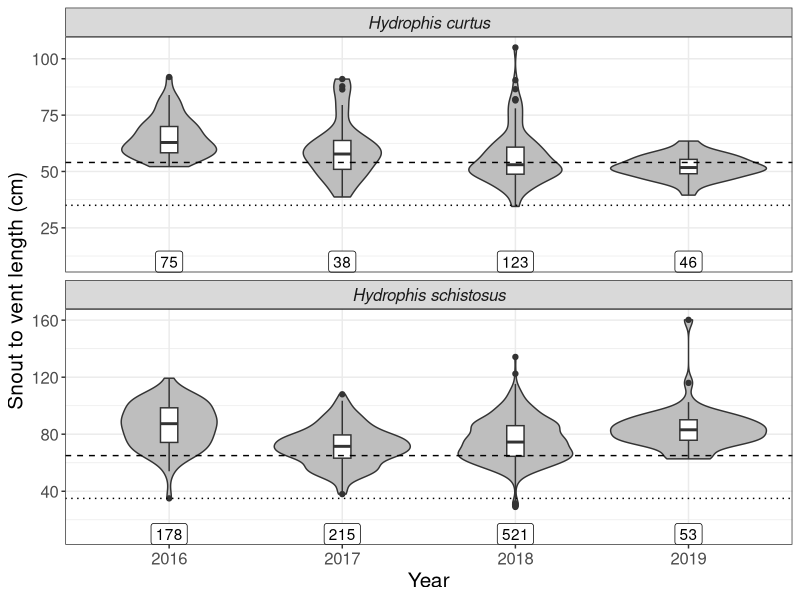
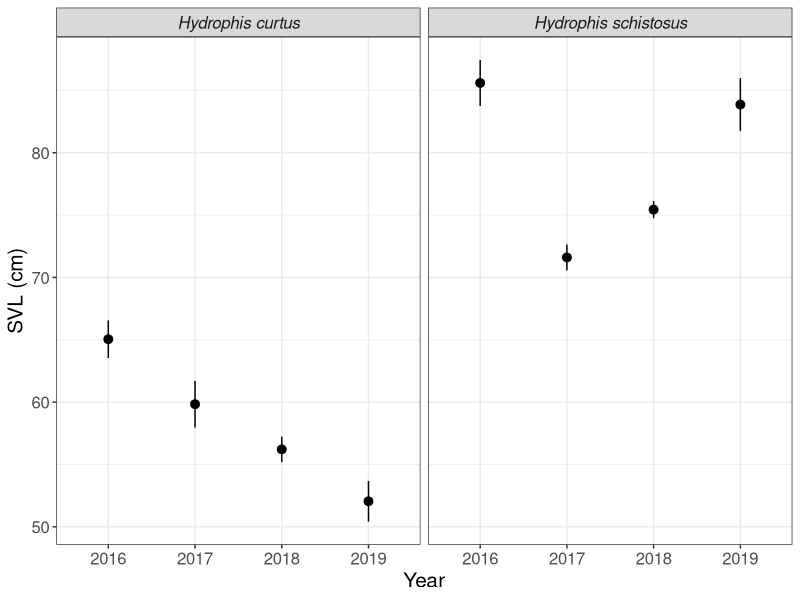
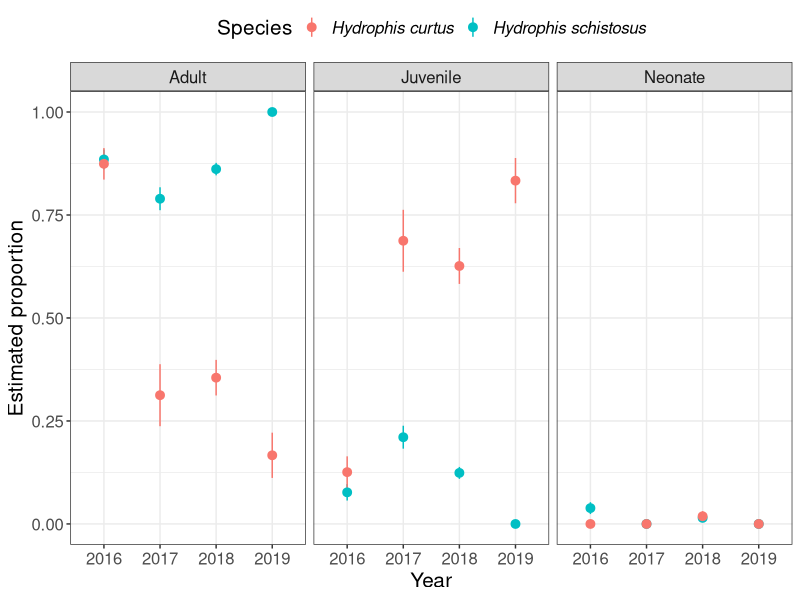
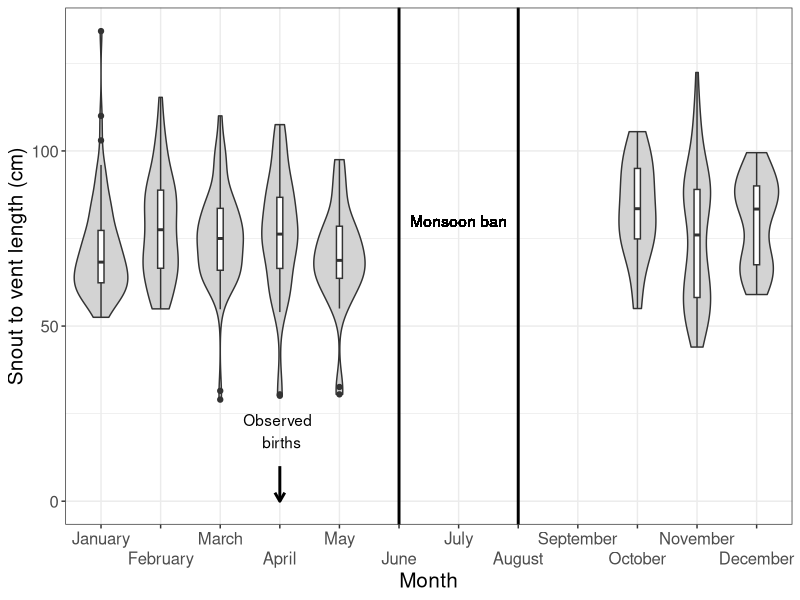
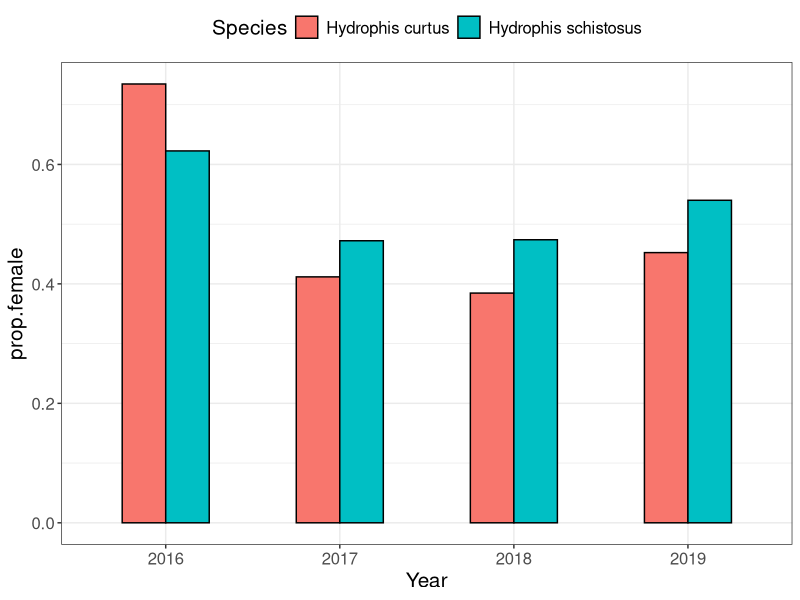
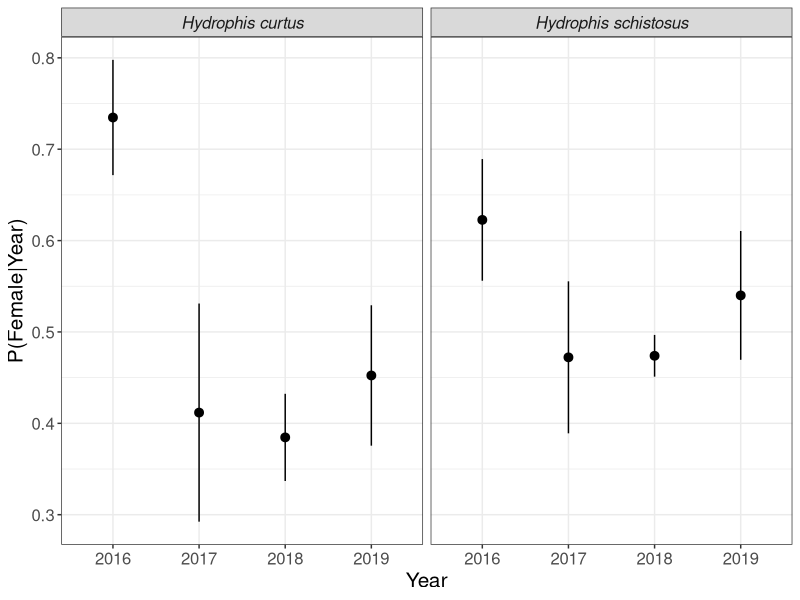
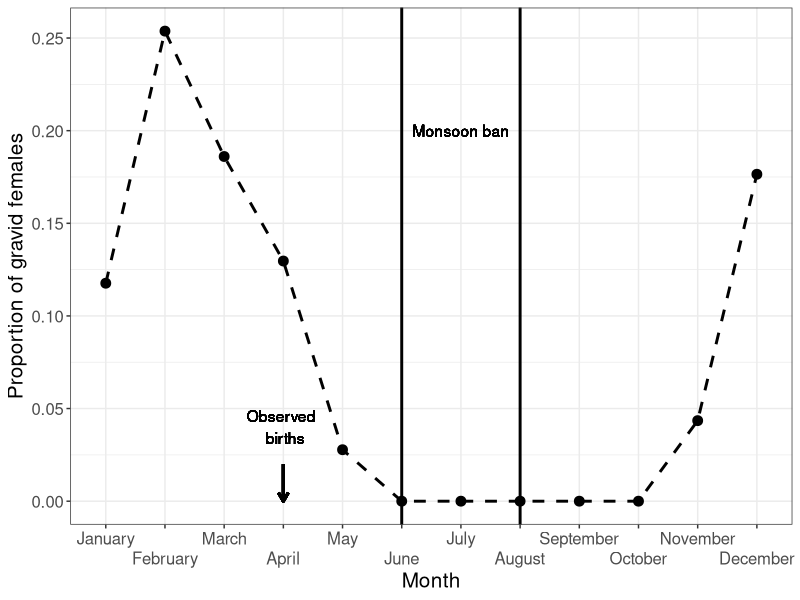
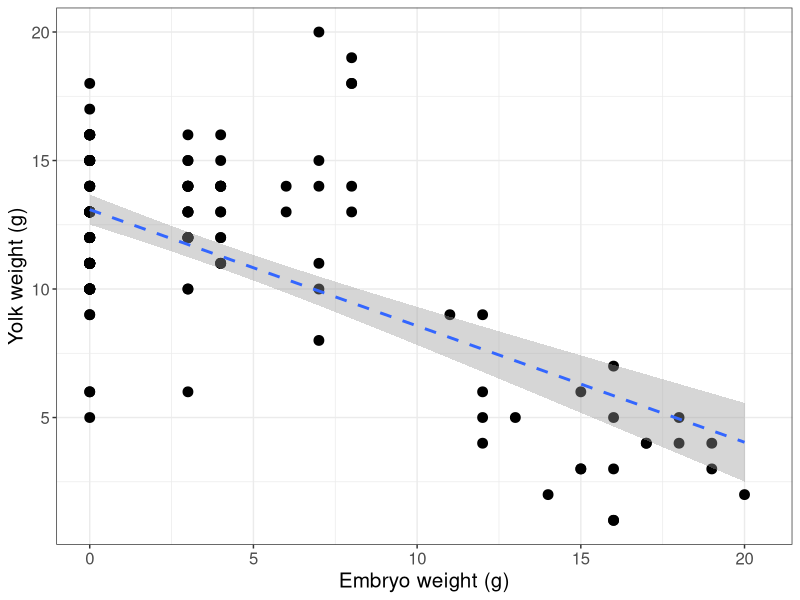

Generate these figures, in order, with R:
## ---- chunk 1
#Global options

options(max.print="75")
knitr::opts_chunk$set(error = T, warning = F, message = F, tidy = T, cache = T,
                      dpi = 300, fig.align = "center", fig.height = 4.5, fig.width = 8)

require(ggplot2)

theme_set(theme_bw()+
            theme(legend.position = "top",
                  text = element_text(size = 15)
                  )
          )#setting ggplot theme

## ---- chunk 2
#Required libraries

require(tidyverse)
require(lubridate)
require(viridis)

# Importing data

snakes = read.csv("./Data/Sea-snakes_fish-dep_mastersheet_250420.csv")
embryos = read.csv("./Data/Sea snake_embryo data_mastersheet.csv")

snakes <- snakes%>%
  mutate(Year = as.factor(Year))%>%
  filter(Species == "Hydrophis curtus" | Species == "Hydrophis schistosus")%>%
  droplevels()

HS <- snakes%>%
  filter(Species == "Hydrophis schistosus")%>% # filtering out other snakes from bycatch data
  mutate(Year = as.factor(Year))

# function to calculate mcfadden's r2

mcfadden <- function(x){
  
  r2 <- 1 - (x$deviance/x$null.deviance)
  
}

# sampling years
years <- data.frame(Year = factor(c(2016:2019)))
## ---- chunk 3
snakes%>%
  group_by(Species)%>%
  count(name = "N")
## ---- chunk 4
n.yr <- snakes%>%
  group_by(Species, Year)%>%
  count(name = "N")

n.yr%>%
  spread(Year, N)
## ---- chunk 5
snakes%>%
  filter(Gear.Type != "")%>%
  select(Date, Gear.Type, No..of.Hauls, Average.Haul.Duration..Hours., Tow.duration.hours)%>%
  distinct()%>%
  # Calculating tow duration
  mutate(Tow.duration.hours = case_when(!is.na(Tow.duration.hours) ~ Tow.duration.hours,
                                        is.na(Tow.duration.hours) ~ No..of.Hauls*Average.Haul.Duration..Hours.))%>%
  group_by(Gear.Type)%>%
  summarise(n = n(), # counting number of trips sampled
            haul.hours = sum(Tow.duration.hours, na.rm = T)) # total fishing effort
  
## ---- chunk 6
# calculating the mean SVL across years

age.yr <- snakes%>%
  group_by(Species, Year)%>%
  summarise(N = n(),
            mean = mean(Snout.to.Vent..cm., na.rm = T))

# SVL cut off for age classes

maturtity <- snakes%>%
  group_by(Species)%>%
  count()%>%
  mutate(juv = 35,
         adult = ifelse(Species == "Hydrophis curtus", 54, 65))
  
## ---- chunk 7
# plotting distribution of SVL across years

snakes%>%
  filter(Snout.to.Vent..cm. > 20)%>%
  ggplot(aes(Year, Snout.to.Vent..cm.))+
  geom_violin(fill = "grey")+
  geom_boxplot(width = 0.1)+
  geom_hline(data = maturtity, aes(yintercept = adult), linetype = "dashed")+
  geom_hline(data = maturtity, aes(yintercept = juv), linetype = "dotted")+
  #stat_summary(fun.data = "mean_sdl", geom = "pointrange", size = 1)+
  geom_label(data = age.yr, aes(Year, 10, label = N))+
  facet_wrap(~Species, ncol = 1, scales = "free_y")+
  labs(y = "Snout to vent length (cm)")+
  theme(strip.text = element_text(face = "italic"))

ggsave(last_plot(), filename = "./Figures/figure1.tiff", height = 6, width = 8)
  
## ---- chunk 8

library(car)

snakes%>%
  group_by(Species)%>%
  select(Year, Snout.to.Vent..cm.)%>%
  nest()%>%
  mutate(mod = map(data, ~lm(Snout.to.Vent..cm. ~ Year, data = .)),
          sumr = map(mod, broom::tidy))%>%
  select(sumr)%>%
  unnest()
## ---- chunk 9
snakes%>%
  group_by(Species)%>%
  select(Year, Snout.to.Vent..cm.)%>%
  nest()%>%
  mutate(mod = map(data, ~lm(Snout.to.Vent..cm. ~ Year, data = .)),
          stat = map(mod, car::Anova))%>%
  select(stat)%>%
  unnest()
## ---- chunk 10

snakes%>%
  group_by(Species)%>%
  select(Year, Snout.to.Vent..cm.)%>%
  nest()%>%
  mutate(mod = map(data, ~lm(Snout.to.Vent..cm. ~ Year, data = .)),
         fit = map(mod, ~predict(., years, se.fit = T)),
         fit = map(fit, ~as.data.frame(.)))%>%
  select(fit)%>%
  unnest()%>%
  mutate(Year = factor(c(2016:2019)))%>%
  ggplot(aes(Year, fit))+
  geom_pointrange(aes(ymin = fit - se.fit, ymax = fit + se.fit))+
  labs(y = "SVL (cm)")+
  facet_wrap(~Species)+
  theme(strip.text = element_text(face = "italic"))
## ---- chunk 11
pop.yr <- snakes%>%
  filter(!is.na(Class))%>% # fix 2016 svl
  group_by(Species, Year)%>%
  # Counting number of individuals in each developmental class
  count(Class)%>%
  complete(Class, fill = list(n = 0))%>%
  # Total number sampled in each year
  mutate(N = sum(n))%>%
  group_by(Year, Species, Class)%>%
  # Proportion of each developmental class
  mutate(prop.age = n/N)

# Summary stats

pop.yr%>%
  group_by(Species, Class)%>%
  skimr::skim(prop.age)%>%
  skimr::yank("numeric")%>%
  select(c(Species, Class, mean, sd))
## ---- chunk 12
require(nnet)
require(broom)

dev.yr <- snakes%>%
  select(Species, Year, Class)%>%
  filter(!is.na(Class))%>% # removing empty class 
  group_by(Species)%>%
  nest()%>%
  mutate(mod = map(data, ~multinom(Class ~ Year, data = .)),
         null = map(data, ~multinom(Class ~ 1, data = .)),
         smry = map(mod, ~broom::tidy(., exonentiate = T)),
         # Calculating mc fadden's r2
         r2 = map2_dbl(mod, null, ~ 1 - .x$value/.y$value))
## ---- chunk 13
dev.yr%>%
  select(smry, r2)%>%
  unnest()
## ---- chunk 14
dev.yr%>%
  mutate(fit = map(mod, ~data.frame(predict(., years, "probs"))))%>%
  select(fit)%>%
  unnest()%>%
  mutate(Year = factor(c(2016:2019)))%>% # adding years variable
  left_join(n.yr, by = c("Species", "Year"))%>% # getting sample size in each year
  gather(c(Adult, Juvenile, Neonate), key = "Class", value = "p.hat")%>%
  mutate(se = sqrt(p.hat*(1-p.hat)/N))%>% # caluclating standard error
  # Plotting
  ggplot(aes(Year, p.hat, color = Species))+
  geom_pointrange(aes(ymin = p.hat-se, ymax = p.hat+se))+
  labs(y = "Estimated proportion")+
  facet_wrap(~Class)+
  theme(legend.text = element_text(face = "italic"))
## ---- chunk 15
month.svl <- HS%>%
  filter(Year == "2018", # data not sufficient for other years
         Snout.to.Vent..cm. > 20)%>% # removing erroneous data
  mutate(Month = factor(Month, levels = month.name))%>%
  complete(Month)%>%
  group_by(Month)%>%
  # Calculating mean SVL in each month
  summarise(mean.SVL = mean(Snout.to.Vent..cm., na.rm = T))

# Month of observed births

births <- data.frame(Species = "Hydrophis schistosus", Month = "April")
## ---- chunk 16
# plotting distribution of SVL across months

HS%>%
  filter(Year == "2018", # data not sufficient for other years
         Snout.to.Vent..cm. > 20)%>% # removing erroneous data
  mutate(Month = factor(Month, levels = month.name))%>%
  complete(nesting(Species), Month)%>%
  droplevels()%>%
  ggplot(aes(Month, Snout.to.Vent..cm.))+
  geom_violin(fill = "light grey")+
  #geom_point(data = month.svl, aes(x = Month, y = mean.SVL), size = 3)+
  geom_boxplot(width = 0.1)+
  geom_segment(data = births, aes(x = Month, xend = Month, y = 0 , yend = 10), #marking births
               arrow = arrow(length = unit(0.25, "cm"), ends = "first"), size = 1)+
  geom_text(data = births, aes(x = Month, y = 20, label = paste("Observed \n births")))+
  geom_vline(aes(xintercept = "June"), size = 1)+#start of the monsoon ban
  geom_vline(aes(xintercept = "August"), size = 1)+#end of the monsoon ban
  geom_text(aes(x = "July", y = 80, label = "Monsoon ban"))+
  scale_x_discrete(guide = guide_axis(n.dodge = 2))+
  labs(y = "Snout to vent length (cm)")

## ---- chunk 17
snakes%>%
  filter(Year == "2018", # data not sufficient for other years
         Snout.to.Vent..cm. > 20)%>% # removing erroneous data
  mutate(Month = factor(Month, levels = month.name))%>%
  group_by(Species, Month)%>%
  summarise(prop.neonate = sum(Snout.to.Vent..cm. < 40)/n())%>%
  spread(Month, prop.neonate)
## ---- chunk 18
snakes%>%
  group_by(Species)%>%
  filter(Sex == "Male" | Sex == "Female")%>%
  summarise(females = sum(Sex == "Female"),
            N = n(),
            P = females/N)
## ---- chunk 19
# is proportion of females different from 0.5?

snakes%>%
  filter(Sex == "Male" | Sex == "Female")%>%
  group_by(Species)%>%
  summarise(females = sum(Sex == "Female"),
            N = n())%>%
  group_by(Species)%>%
  nest()%>%
  mutate(test = map(data, ~prop.test(.$females, .$N, p = 0.5)), # Z - test for proportion
         sumr = map(test, broom::tidy))%>%
  select(sumr)%>%
  unnest()%>%
  select(-c(method, alternative))
## ---- chunk 20
snakes%>%
  filter(Sex == "Male" | Sex == "Female")%>%
  group_by( Species, Year)%>%
  summarise(N = n(),
            females = sum(Sex == "Female"),
            prop.female = females/N)%>%
  ggplot(aes(Year, prop.female, fill = Species))+
  geom_col(width = 0.5, col = "black", position = position_dodge())

## ---- chunk 21
snakes%>%
  select(Species, Year, Sex)%>%
  filter(Sex == "Male" | Sex == "Female")%>% # removing empty sex
  mutate(Sex = factor(Sex, levels = c("Male", "Female")))%>%
  group_by(Species)%>%
  nest()%>%
  mutate(mod = map(data, ~glm(Sex ~ Year, family = binomial, data = .)),
         sumry = map(mod, ~tidy(., exponentiate = T)))%>%
  select(sumry)%>%
  unnest(sumry)
## ---- chunk 22
snakes%>%
  select(Species, Year, Sex)%>%
  filter(Sex == "Male" | Sex == "Female")%>% # removing empty sex
  mutate(Sex = factor(Sex, levels = c("Male", "Female")))%>%
  group_by(Species)%>%
  nest()%>%
  mutate(mod = map(data, ~glm(Sex ~ Year, family = "binomial", data = .)),
         fit = map(mod, ~predict(., years, se.fit = T, type = "response")),
         fit = map(fit, ~data.frame(.)))%>%
  select(fit)%>%
  unnest(fit)%>%
  mutate(Year = factor(c(2016:2019)))%>%
  ggplot(aes(Year, fit))+
  geom_pointrange(aes(ymin = fit - se.fit, ymax = fit + se.fit))+
  labs(y = "P(Female|Year)")+
  facet_wrap(~Species)+
  theme(strip.text = element_text(face = "italic"))
## ---- chunk 23
snakes%>%
  group_by(Species)%>%
  count(Condition.at.encounter..D.A.)%>%
  # Calculating mortality rate
  mutate(N = sum(n),
         prop.dead = n/N)%>%
  filter(Condition.at.encounter..D.A. == "Dead")%>%
  select(-Condition.at.encounter..D.A.)
## ---- chunk 24
snakes%>%
  group_by(Species)%>%
  count(Condition.at.encounter..D.A.)%>%
  # Calculating mortality rate
  mutate(N = sum(n),
         prop.dead = n/N)%>%
  filter(Condition.at.encounter..D.A. == "Dead")%>%
  select(-Condition.at.encounter..D.A.)%>%
  ungroup()%>%
  nest()%>%
  mutate(test = map(data, ~prop.test(.$n, .$N)), # Z - test for propotion
         sumr = map(test, broom::tidy))%>%
  select(sumr)%>%
  unnest()%>%
  select(estimate1:p.value)%>%
  rename(`H. schistosus` = estimate2,
         `H. curtus` = estimate1)
## ---- chunk 25
snakes%>%
  filter(!is.na(Class))%>%
  group_by(Species, Class)%>%
  count(Condition.at.encounter..D.A.)%>%
  #calculating mortality rate
  mutate(N = sum(n),
         prop.dead = n/N)%>%
  filter(Condition.at.encounter..D.A. == "Dead")%>%
  select(-Condition.at.encounter..D.A.)
## ---- chunk 26
snakes%>%
  filter(!is.na(Class))%>%
  group_by(Species, Class)%>%
  count(Condition.at.encounter..D.A.)%>%
  # Caluclating mortality rate
  mutate(N = sum(n),
         prop.dead = n/N)%>%
  filter(Condition.at.encounter..D.A. == "Dead")%>%
  select(-Condition.at.encounter..D.A.)%>%
  group_by(Species)%>%
  nest()%>%
  mutate(test = map(data, ~prop.test(.$n, .$N)), # Z - test for proportion
         sumr = map(test, broom::tidy))%>%
  select(sumr)%>%
  unnest()%>%
  select(estimate1:p.value)

## ---- chunk 27
snakes%>%
  filter(Sex != "")%>%
  group_by(Species, Sex)%>%
  count(Condition.at.encounter..D.A.)%>%
  # Calculating mortality rate
  mutate(N = sum(n),
         prop.dead = n/N)%>%
  filter(Condition.at.encounter..D.A. == "Dead")%>%
  select(-Condition.at.encounter..D.A.)
## ---- chunk 28
snakes%>%
  filter(Sex != "")%>%
  group_by(Species, Sex)%>%
  count(Condition.at.encounter..D.A.)%>%
  mutate(N = sum(n),
         prop.dead = n/N)%>%
  filter(Condition.at.encounter..D.A. == "Dead")%>%
  select(-Condition.at.encounter..D.A.)%>%
  group_by(Species)%>%
  nest()%>%
  mutate(test = map(data, ~prop.test(.$n, .$N)),
         sumr = map(test, broom::tidy))%>%
  select(sumr)%>%
  unnest()%>%
  select(estimate1:p.value)
## ---- chunk 29
HS%>%
  filter(Sex == "Female",
         Class == "Adult")%>%
  group_by(Gravid)%>%
  count(Condition.at.encounter..D.A.)%>%
  # Calculating mortality rate
  mutate(N = sum(n),
         prop.dead = n/N)%>%
  filter(Condition.at.encounter..D.A. == "Dead")%>%
  select(-Condition.at.encounter..D.A.)
## ---- chunk 30
HS%>%
  filter(Sex == "Female",
         Class == "Adult")%>%
  group_by(Gravid)%>%
  count(Condition.at.encounter..D.A.)%>%
  mutate(N = sum(n),
         prop.dead = n/N)%>%
  filter(Condition.at.encounter..D.A. == "Dead")%>%
  select(-Condition.at.encounter..D.A.)%>%
  ungroup()%>%
  nest()%>%
  mutate(test = map(data, ~prop.test(.$n, .$N)),
         sumr = map(test, broom::tidy))%>%
  select(sumr)%>%
  unnest()%>%
  select(estimate1:p.value)
## ---- chunk 31
# percentage of gravid females in sample

HS%>%
  count(Gravid)%>%
  mutate(N = sum(n))%>%
  mutate(prop.gravid = n/N)%>%
  filter(Gravid == "Yes")%>%
  select(-c(Gravid))
## ---- chunk 32
# checking the number of gravid females per year

HS%>%
  group_by(Year)%>%
  filter(Gravid == "Yes")%>%
  count(Gravid)%>%
  spread(Gravid, n)%>%
  rename(`n(Gravid Females)` = Yes)
## ---- chunk 33
# calculating the proportion of gravid females per month

gravid <- HS%>%
  mutate(Month = factor(Month, levels = month.name))%>%
  filter(Year == "2018" | Year == "2019")%>% # only for 2018/19
  group_by(Month)%>%
  summarise(N = n(),
            gravid = sum(Gravid == "Yes"),
            prop.gravid = gravid/N)

gravid
## ---- chunk 34
# plotting prop gravid per month

gravid%>%
  mutate(Month = factor(Month, levels = month.name))%>%
  complete(Month, fill = list(prop.gravid = 0))%>%
  ggplot(aes(Month, prop.gravid))+
  geom_point(size = 3)+
  geom_path(aes(group = 1), size = 1, linetype = "dashed")+
  geom_segment(aes(x = "April", xend = "April", y = 0 , yend = 0.02), #marking births
               arrow = arrow(length = unit(0.25, "cm"), ends = "first"), size = 1)+
  geom_text(aes(x = "April", y = 0.04, label = paste("Observed \n births")))+
  geom_vline(aes(xintercept = "June"), size = 1)+#start of the monsoon ban
  geom_vline(aes(xintercept = "August"), size = 1)+#end of the monsoon ban
  geom_text(aes(x = "July", y = 0.20, label = "Monsoon ban"))+
  scale_x_discrete(guide = guide_axis(n.dodge = 2))+
  labs(y = "Proportion of gravid females")

## ---- chunk 35
embryos%>%
  summarise(n.mothers = length(unique(Field.Code)),
            n.embryos = length(unique(Embryo.Code)))
## ---- chunk 36
embryos%>%
  select(Egg.Length..mm.., Egg.Width..mm.., Egg.Weigth..g.., Snout.to.Vent..cm., Embryo.Weight..g.)%>%
  skimr::skim()%>%
  skimr::yank("numeric")%>%
  select(c(skim_variable, mean, sd))
## ---- chunk 37
embryos%>%
  group_by(Field.Code)%>%
  filter(Sex != "")%>%
  summarise(prop.female = sum(Sex == "Female")/n())%>%
  skimr::skim(prop.female)%>%
  skimr::yank("numeric")%>%
  select(c(skim_variable, mean, sd))
## ---- chunk 38
embryos%>%
  filter(Sex != "")%>%
  summarise(females = sum(Sex == "Female"),
            N = n())
## ---- chunk 39
broom::tidy(prop.test(86, 166, p = 0.5))%>% # Z - test
  select(estimate:conf.high)
## ---- chunk 40
embryos%>%
  count(Embryo)%>%
  mutate(N = sum(n), rate = n*100/N)%>%
  select(-N)
## ---- chunk 41
embryos%>%
  ggplot(aes(Embryo.Weight..g., Yolk.Weight..g.))+
  geom_point(size = 3)+
  geom_smooth(method = "lm", linetype = "dashed", size = 1)+
  labs(x = "Embryo weight (g)", y = "Yolk weight (g)")
## ---- chunk 42
embryos%>%
  select(Yolk.Weight..g., Embryo.Weight..g.)%>%
  nest()%>%
  # Yolk weight is normally distributed
  mutate(mod = map(data, ~lm(Yolk.Weight..g. ~ Embryo.Weight..g., data = .)),
         sumr = map(mod, broom::tidy),
         stat = map(mod, broom::glance))%>%
  select(sumr, stat)%>%
  unnest()%>%
  select(term:r.squared)
## ---- chunk 43
embryos%>%
  ggplot(aes(Embryo.Weight..g., Egg.Weigth..g..))+
  geom_point(aes(col = Yolk.Weight..g.), size = 3)+
  geom_smooth(method = "lm", linetype = "dashed", size = 1)+
  scale_color_viridis(name = "Yolk Weight (g)")+
  labs(x = "Embryo Weight (g)", y = "Total Egg Weight (g)")

## ---- chunk 44
embryos%>%
  select(Egg.Weigth..g.., Embryo.Weight..g.)%>%
  nest()%>%
  # Total egg mass is normally distributed
  mutate(mod = map(data, ~lm(Egg.Weigth..g.. ~ Embryo.Weight..g., data = .)),
         sumr = map(mod, broom::tidy),
         stat = map(mod, broom::glance))%>%
  select(sumr, stat)%>%
  unnest()%>%
  select(term:r.squared)
## ---- chunk 45
# Cleaning reproductive effort data

re <- embryos%>%
  left_join(snakes, by = c("Date", "Field.Code", "Species"))%>%
  select(Date, Field.Code, Embryo.Code, Species, Egg.Length..mm..:Tail.Length..cm..x,
         Egg.Weigth..g..:Sex.x, Snout.to.Vent..cm..y:Tail.Length..cm..y, Weight..g.,
         -Body.Length..cm..x, - Body.Length..cm..y)%>%
  filter(Species == "Hydrophis schistosus")%>%
  rename(Embryo.SVL = Snout.to.Vent..cm..x,
         Embryo.TL = Tail.Length..cm..x,
         Embryo.Sex = Sex.x,
         Female.SVL = Snout.to.Vent..cm..y,
         Female.TL = Tail.Length..cm..y,
         Mother.Wt = Weight..g.
         )%>%
  # Removing erroneous data point
  filter(Female.SVL > 50)
## ---- chunk 46
re_clutch <- re%>%
  select(Field.Code, Egg.Weigth..g.., Mother.Wt, Female.SVL)%>%
  group_by(Field.Code)%>%
  summarise(clutch.size = n(),
            Clutch.wt = sum(Egg.Weigth..g..),
            Mother.wt = last(Mother.Wt),
            Female.SVL = last(Female.SVL))%>%
  mutate(rcm = Clutch.wt/(Mother.wt - Clutch.wt))

re_clutch%>%
  ggplot(aes(Female.SVL, clutch.size))+
  geom_point(size =3)+
  geom_smooth(method = 'glm', method.args = list(family = 'poisson'))+
  labs(x = "Female SVL (cm)", y = "Clutch Size")
## ---- chunk 47

mcfadden <- function(x){
  
  r2 <- 1 - (x$deviance/x$null.deviance)
  
}

re_clutch%>%
  select(Female.SVL, clutch.size)%>%
  nest()%>%
  mutate(mod = map(data, ~glm(clutch.size ~ Female.SVL, data = ., family = "poisson")),
         sumr = map(mod, broom::tidy),
         stat = map(mod, broom::glance),
         r.squared =  map_dbl(stat, ~mcfadden(.)))%>%
  select(sumr, stat,r.squared)%>%
  unnest()%>%
  select(c(term:p.value, r.squared))

## ---- chunk 48
re_clutch%>%
  ggplot(aes(Female.SVL, rcm))+
  geom_point(aes(col = clutch.size), size = 3)+
  geom_smooth(method = "lm", linetype = "dashed")+
  scale_y_continuous(name = "Relative clutch mass")+
  scale_x_continuous(limits = c(85, 115), name = "Female SVL (cm)")+
  scale_color_viridis(name = "Clutch size")+
  theme(legend.text = element_text(size = 10))
## ---- chunk 49
re_clutch%>%
  select(Female.SVL, rcm)%>%
  nest()%>%
  mutate(mod = map(data, ~lm(rcm ~ Female.SVL, data = .)),
         sumr = map(mod, broom::tidy),
         stat = map(mod, broom::glance))%>%
  select(sumr, stat)%>%
  unnest()%>%
  select(term:r.squared)
## ---- chunk 50
# calculating reproductive effort per embruo

re_embryo <- re%>%
  select(Field.Code, Embryo.Code, Egg.Weigth..g..,  Mother.Wt, Female.SVL, Embryo.Sex, Embryo.SVL)%>%
  group_by(Field.Code)%>%
  mutate(clutch.wt = sum(Egg.Weigth..g..), 
         Female.wt = Mother.Wt - clutch.wt)%>%
  group_by(Field.Code, Embryo.Code)%>%
  summarise(inv = Egg.Weigth..g../Female.wt,# investment per embryo
            Female.SVL = last(Female.SVL),
            Embryo.Sex = Embryo.Sex,
            Embryo.SVL = Embryo.SVL)%>%
  ungroup()

# using residuals to control for embryo development

emsvlinv <- lm(inv ~ Embryo.SVL, data = re_embryo)

# Plotting

re_embryo%>%
  modelr::add_residuals(emsvlinv)%>%
  ggplot(aes(Female.SVL, resid))+
  geom_point(aes(col = Embryo.SVL), size = 3)+
  geom_smooth(method = "lm", linetype = "dashed", size = 1)+
  scale_y_continuous(name = "Relative egg mass (residuals)")+
  scale_x_continuous(limits = c(85, 115), name = "Female SVL (cm)")+
  scale_color_viridis(name = "Embryo SVL (cm)")

## ---- chunk 51
re_embryo%>%
  select(Female.SVL, inv, Embryo.SVL)%>%
  nest()%>%
  mutate(mod = map(data, ~lm(inv ~ Female.SVL + Embryo.SVL, data = .)),
         sumr = map(mod, broom::tidy),
         stat = map(mod, broom::glance))%>%
  select(sumr, stat)%>%
  unnest()%>%
  select(term:p.value, r.squared)
## ---- chunk 52
re_embryo%>%
  filter(Embryo.Sex == "Male" | Embryo.Sex == "Female")%>%
  modelr::add_residuals(emsvlinv)%>%
  ggplot(aes(Female.SVL, resid, shape = Embryo.Sex))+
  geom_point(aes(col = Embryo.SVL), size = 3)+
  geom_smooth(method = "lm", linetype = "dashed", size = 1)+
  scale_y_continuous(name = "Relative egg mass (residuals)")+
  scale_x_continuous(limits = c(85, 115), name = "Female SVL (cm)")+
  scale_color_viridis(name = "Embryo SVL (cm)")+
  scale_shape_discrete(name = "Embryo Sex")
## ---- chunk 53
re_embryo%>%
  filter(Embryo.Sex == "Male" | Embryo.Sex == "Female")%>%
  select(Embryo.Sex, inv, Embryo.SVL)%>%
  nest()%>%
  mutate(mod = map(data, ~lm(inv ~ Embryo.Sex + Embryo.SVL, data = .)),
         sumr = map(mod, broom::tidy),
         stat = map(mod, broom::glance))%>%
  select(sumr, stat)%>%
  unnest()%>%
  select(term:p.value, r.squared)
